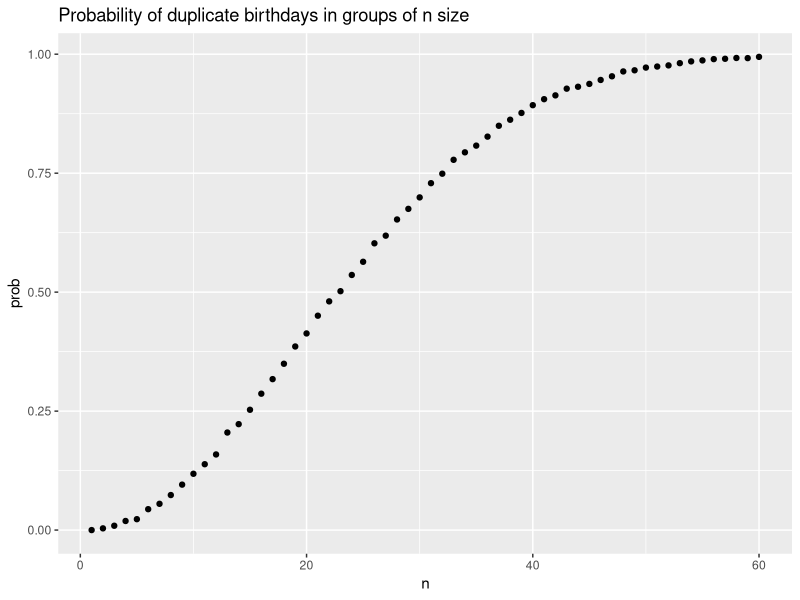
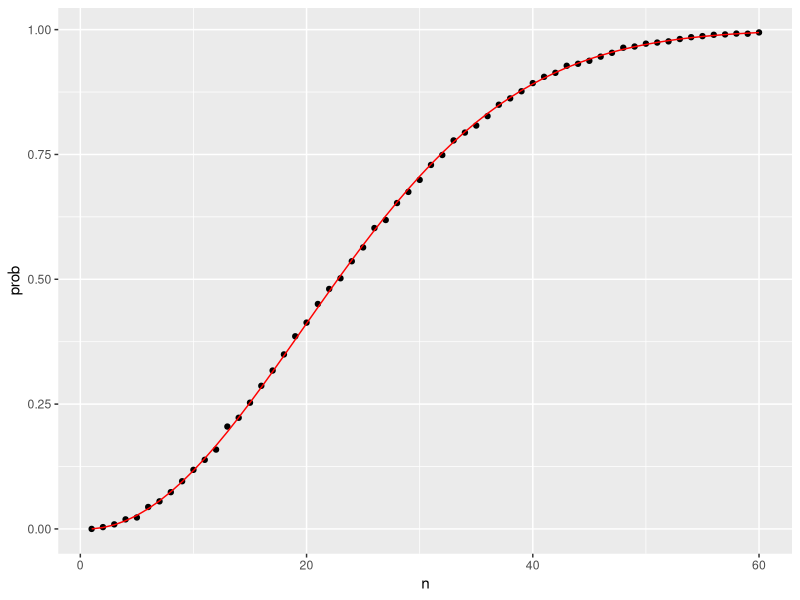
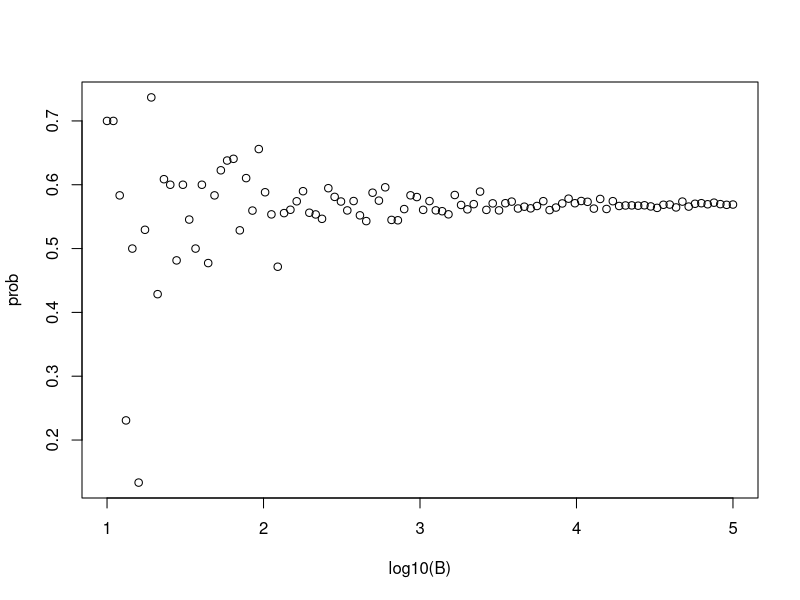
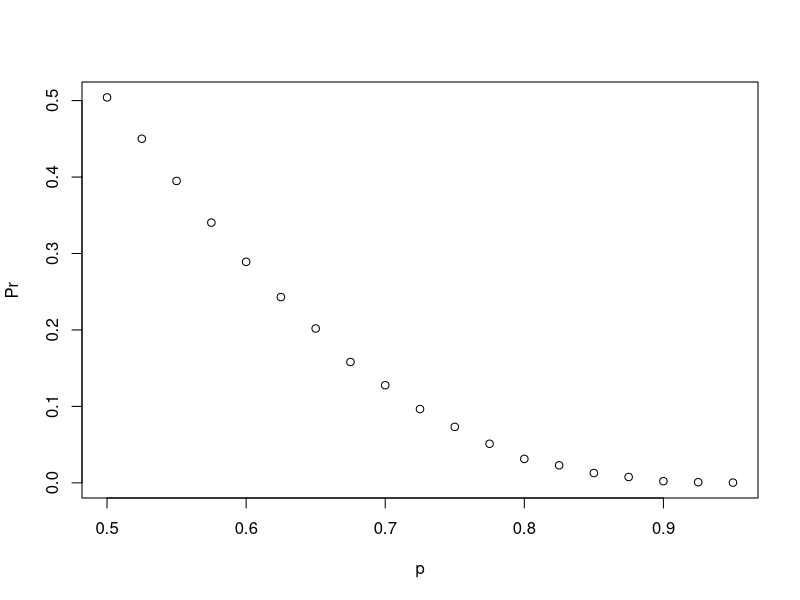
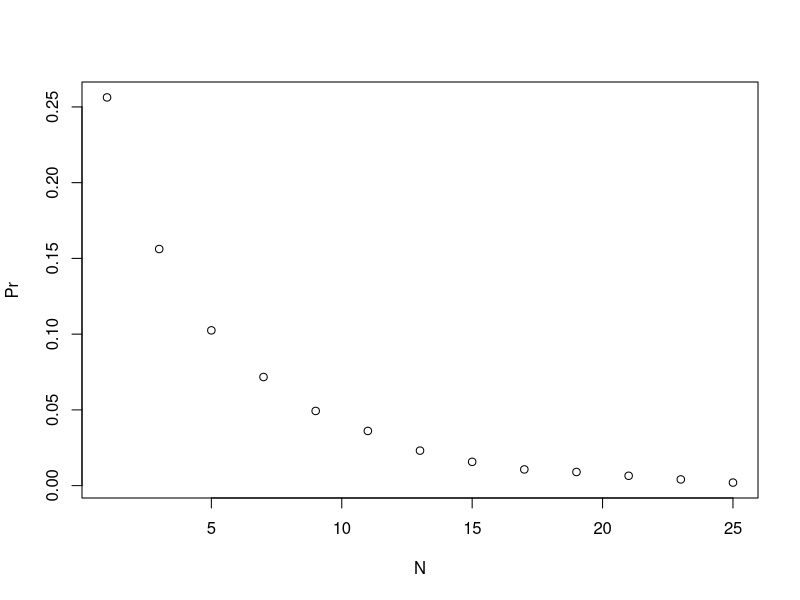

The R source for these figures, in order:
## ---- chunk 1
library(gtools)
library(tidyverse)
## ---- chunk 2
beads <- rep(c("red", "blue"), times = c(2, 3))
beads

sample(beads, 1)
## ---- chunk 3
# Use replicate() for monte carlo:
B <- 10000
events <- replicate(B, sample(beads, 1))

tab <- table(events)
tab
prop.table(tab)
## ---- chunk 4
# normally without replacement
sample(beads, 5)
sample(beads, 5)
sample(beads, 5)

# with replacement:
events <- sample(beads, B, replace = T)
prop.table(table(events))
## ---- chunk 5
number <- "Three"
suit <- "Hearts"
paste(number, suit)

paste(letters[1:5], as.character(1:5))
## ---- chunk 6
# expand.grid gives us combinations of two vectors:
expand.grid(pants = c("blue", "black"), shirt = c("white", "grey", "plaid"))

suits <- c("Diamonds", "Clubs", "Hearts", "Spades")
numbers <- c("Ace", "Deuce", "Three", "Four", "Five", "Six", "Seven", "Eight", "Nine", "Ten", "Jack", "Queen", "King")
deck <- expand.grid(number = numbers, suit = suits)
deck <- paste(deck$number, deck$suit)

# Probability of pulling a king?
kings <- paste("King", suits)
mean(deck %in% kings)


## ---- chunk 7
# Probability of pulling a king after already pulling a king?


permutations(3, 2) # <------ all the ways we can choose 2 numbers from the list "1, 2, 3"

all_phone_numbers <- permutations(10, 7, v = 0:9) # <--- 10 possible numbers, only choose a vector of 1-9

n <- nrow(all_phone_numbers)

index <- sample(n, 5)

all_phone_numbers[index,] # <---- five random seven digit phone numbers from all possible phone numbers( w/o repeats)
## ---- chunk 8

hands <- permutations(52, 2, v = deck) # <---- all possible combos of 2 card draws

first_card <- hands[,1] # <----- grabs first column
second_card <- hands[,2] # <----- grabs second column

kings <- paste("King", suits)
sum(first_card %in% kings) # <---- how many first cards are kings?

sum(first_card %in% kings & second_card %in% kings) / 
  sum(first_card %in% kings) # <----- conditional probability: what fraction of the 204 also have a king in the second card?

# In R, this is the same as:
mean(first_card %in% kings & second_card %in% kings) / 
  mean(first_card %in% kings)
## ---- chunk 9
# What if the order does not matter? <-- combinations
combinations(3, 2)

# Probability of a 'natural 21'
aces <- paste("Ace", suits)

facecard <- c("King", "Queen", "Jack", "Ten")
facecard <- expand.grid(number = facecard, suit = suits)
facecard <- paste(facecard$number, facecard$suit)

# How often do we get aces and a facecard?
hands <- combinations(52, 2, v = deck)
mean(hands[,1] %in% aces & hands[,2] %in% facecard)

# Monte Carlo simulation of same probability calculation:
B <- 10000

results <- replicate(B, { # <--- function as replicate() arg
  hand <- sample(deck, 2)
  (hand[1] %in% aces & hand[2] %in% facecard) |
    (hand[2] %in% aces & hand[1] %in% facecard)
})
mean(results)

# can also seperate function out...
blackjack <- function() {
   hand <- sample(deck, 2)
  (hand[1] %in% aces & hand[2] %in% facecard) | 
    (hand[2] %in% aces & hand[1] %in% facecard)
}

results <- replicate(B, blackjack())
mean(results)

## ---- chunk 10
n <- 50
bdays <- sample(1:365, n, replace = T)
## ---- chunk 11
# to check if two people with same birthday, can use duplicated() function
duplicated(c(1, 2, 3, 1, 4, 3, 5))

any(duplicated(bdays)) # <------ at least two people have same bday
## ---- chunk 12
# to estimate probability...
B <- 10000
same_birthday <- function(n){
  bdays <- sample(1:365, n, replace = T)
  any(duplicated(bdays))
}
results <- replicate(B, same_birthday(50))
mean(results)
## ---- chunk 13
# At what group size do the chances become greater than 50%? 75%?

# Create a look-up table; create function to compute this for any group size:
compute_prob <- function(n, B = 10000){
  results <- replicate(B, same_birthday(n))
  mean(results)
}

# Use sapply to perform element-wise operations on any function
n <- seq(1, 60)
prob <- sapply(n, compute_prob)

# plot the probability dist:
library(tidyverse)

qplot(n, prob) +
  labs(
    title = "Probability of duplicate birthdays in groups of n size"
  )
## ---- chunk 14
# Exact probability:

exact_prob <- function(n){
  prob_unique <- seq(365, 365 - n + 1)/365 # <------- prob of no shared bdays
  1 - prod(prob_unique) # <---- prob of shared bdays = 1 - prob of no shared bdays
}
eprob <- sapply(n, exact_prob)

qplot(n, prob) + 
  geom_line(aes(n, eprob), col = "red")
## ---- chunk 15
# How many monte carlos are enough?

# Check for ~stability~ of estimate:
B <- 10^seq(1, 5, len = 100)
compute_prob <- function(B, n = 25){
  same_day <- replicate(B, same_birthday(n))
  mean(same_day)
}
prob <- sapply(B, compute_prob)
plot(log10(B), prob)

# When B is large enough to show stabilization, we know we have enough simulations
## ---- chunk 16
# Exercises

# 1

cyan <- 3
magenta <- 5
yellow <- 7

# Assign the variable 'p_yellow' as the probability that a yellow ball is drawn from the box.
p_yellow <- mean((rep(c("cyan", "magenta", "yellow"), times = c(3, 5, 7)) == "yellow"))

p_yellow <- yellow / (cyan + magenta + yellow)
# Using the variable 'p_yellow', calculate the probability of drawing a yellow ball on the sixth draw. Print this value to the console.
## ---- chunk 17
# Simulate sticking to same door
B <- 10000

stick <- replicate(B, {
	doors <- as.character(1:3)
	prize <- sample(c("car","goat","goat"))    # Assigns a prize to a door
	prize_door <- doors[prize == "car"]    # note which door has prize
	my_pick  <- sample(doors, 1)    # note which door is chosen
	show <- sample(doors[!doors %in% c(my_pick, prize_door)],1)    # open door with no prize that isn't chosen
	stick <- my_pick    # stick with original door
	stick == prize_door    # test whether the original door has the prize
})
mean(stick)    # probability of choosing prize door when sticking
## ---- chunk 18
# Simulate switching doors
switch <- replicate(B, {
	doors <- as.character(1:3)
	prize <- sample(c("car","goat","goat"))    # puts prizes in random order
	prize_door <- doors[prize == "car"]    # note which door has prize
	my_pick  <- sample(doors, 1)    # note which door is chosen first
	show <- sample(doors[!doors %in% c(my_pick, prize_door)], 1)    # open door with no prize that isn't chosen
	switch <- doors[!doors%in%c(my_pick, show)]    # switch to the door that wasn't chosen first or opened
	switch == prize_door    # test whether the switched door has the prize
})
mean(switch)    # probability of choosing prize door when switching
## ---- chunk 19
### Datacamp Exercise

# Assign a variable 'n' as the number of remaining games.
n <- 6

# Assign a variable `outcomes` as a vector of possible game outcomes, where 0 indicates a loss and 1 indicates a win for the Cavs.
outcomes <- c(0,1)

# Assign a variable `l` to a list of all possible outcomes in all remaining games. Use the `rep` function on `list(outcomes)` to create list of length `n`. 
l <- rep(list(outcomes), n)

# Create a data frame named 'possibilities' that contains all combinations of possible outcomes for the remaining games.
possibilities <- expand.grid(l)

# Create a vector named 'results' that indicates whether each row in the data frame 'possibilities' contains enough wins for the Cavs to win the series.
results <- rowSums(possibilities)>=4

# Calculate the proportion of 'results' in which the Cavs win the series. Print the outcome to the console.
mean(results)
## ---- chunk 20
# This line of example code simulates four independent random games where the Celtics either lose or win. Copy this example code to use within the `replicate` function.
simulated_games <- sample(c("lose","win"), 4, replace = TRUE, prob = c(0.6, 0.4))

# The variable 'B' specifies the number of times we want the simulation to run. Let's run the Monte Carlo simulation 10,000 times.
B <- 10000

# Use the `set.seed` function to make sure your answer matches the expected result after random sampling.
set.seed(1)

# Create an object called `celtic_wins` that replicates two steps for B iterations: (1) generating a random four-game series `simulated_games` using the example code, then (2) determining whether the simulated series contains at least one win for the Celtics.
celtic_wins <- replicate(B, {
simulated_games <- sample(c("lose","win"), 4, replace = TRUE, prob = c(0.6, 0.4))
any(simulated_games == "win")
}
)
## ---- chunk 21
# Let's assign the variable 'p' as the vector of probabilities that team A will win.
p <- seq(0.5, 0.95, 0.025)

# Given a value 'p', the probability of winning the series for the underdog team B can be computed with the following function based on a Monte Carlo simulation:
prob_win <- function(p){
  B <- 10000
  result <- replicate(B, {
    b_win <- sample(c(1,0), 7, replace = TRUE, prob = c(1-p, p))
    sum(b_win)>=4
    })
  mean(result)
}

# Apply the 'prob_win' function across the vector of probabilities that team A will win to determine the probability that team B will win. Call this object 'Pr'.
Pr <- sapply(p, prob_win)

# Plot the probability 'p' on the x-axis and 'Pr' on the y-axis.
plot(p, Pr)
## ---- chunk 22
# Given a value 'p', the probability of winning the series for the underdog team B can be computed with the following function based on a Monte Carlo simulation:
prob_win <- function(N, p=0.75){
      B <- 10000
      result <- replicate(B, {
        b_win <- sample(c(1,0), N, replace = TRUE, prob = c(1-p, p))
        sum(b_win)>=(N+1)/2
        })
      mean(result)
    }

# Assign the variable 'N' as the vector of series lengths. Use only odd numbers ranging from 1 to 25 games.
N <- seq(1, 25, 2)

# Apply the 'prob_win' function across the vector of series lengths to determine the probability that team B will win. Call this object `Pr`.
Pr <- sapply(N, prob_win)

# Plot the number of games in the series 'N' on the x-axis and 'Pr' on the y-axis.
plot(N, Pr)
## ---- chunk 23
# Assessment

# Monte carlo
runners <- c("Jamaica", "Jamaica", "Jamaica", "USA", "Ecuador", "Netherlands", "France", "South Africa")
B <- 10000
set.seed(1)
results <- replicate(B, {
  outcomes <- sample(runners, 3)
  numeric <- outcomes == "Jamaica"
  sum(numeric) == 3
})
mean(results)

## ---- chunk 24
# Function to calculate the number of meal combinations
compute_meals <- function(num_sides) {
  entree_combinations <- 6
  side_combinations <- nrow(combinations(num_sides, 2))  # Calculate combinations for 2 sides
  drink_combinations <- 3
  
  total_combinations <- entree_combinations * side_combinations * drink_combinations
  return(total_combinations)
}

# Apply the function to side counts ranging from 2 to 12
side_options <- 2:12
meal_combinations <- sapply(side_options, compute_meals)

# Find the minimum number of side options required to exceed 365 combinations
min_sides_required <- min(side_options[meal_combinations > 365])

min_sides_required
## ---- chunk 25

data(esoph)
nrow(esoph)

esoph |>
  distinct(tobgp)

all_cases <- sum(esoph$ncases)

all_controls <- sum(esoph$ncontrols)

esoph |>
  filter(alcgp == "120+") |>
  summarize(n = n(),
            cases = sum(ncases),
            prop = cases / n)

high_alc_group <- esoph %>% filter(alcgp == "120+")


# Calculate the total number of cancer cases in the highest alcohol consumption group
total_cases_high_alc <- sum(high_alc_group$ncases)

# Calculate the total number of subjects (cases + controls) in the highest alcohol consumption group
total_subjects_high_alc <- sum(high_alc_group$ncases + high_alc_group$ncontrols)

# Calculate the probability of being a cancer case in the highest alcohol consumption group
probability_case_high_alc <- total_cases_high_alc / total_subjects_high_alc


low_alc_group <- esoph %>% filter(alcgp == "0-39g/day")

# Calculate the total number of cancer cases in the lowest alcohol consumption group
total_cases_low_alc <- sum(low_alc_group$ncases)

# Calculate the total number of subjects (cases + controls) in the lowest alcohol consumption group
total_subjects_low_alc <- sum(low_alc_group$ncases + low_alc_group$ncontrols)

# Calculate the probability of being a cancer case in the lowest alcohol consumption group
probability_case_low_alc <- total_cases_low_alc / total_subjects_low_alc


high_tobacco_group <- esoph %>% filter(tobgp %in% c("10-19g/day", "20-29g/day", "30+"))

# Calculate the total number of cancer cases in the "10g or more" tobacco group
total_cases_high_tobacco <- sum(high_tobacco_group$ncases)

# Calculate the total number of cancer cases in the entire dataset
total_cases <- sum(esoph$ncases)

# Calculate the probability that a person who is a case smokes 10g or more per day
probability_high_tobacco_given_case <- total_cases_high_tobacco / total_cases

# Display the result
probability_high_tobacco_given_case

nrow(high_tobacco_group)
nrow(esoph)

esoph |>
  filter(tobgp != "0-9g/day") |>
  summarize(cases = sum(ncontrols))
  
esoph |>
  summarize(cases = sum(ncontrols))

# Filter the dataset for the highest alcohol consumption group
high_alc_group <- esoph %>% filter(alcgp == "120+")

# Calculate the total number of cancer cases in the highest alcohol consumption group
total_cases_high_alc <- sum(high_alc_group$ncases)

# Calculate the total number of cancer cases in the entire dataset
total_cases <- sum(esoph$ncases)

# Calculate the probability that a person who is a case is in the highest alcohol consumption group
probability_high_alc_given_case <- total_cases_high_alc / total_cases



high_tobacco_group <- esoph %>% filter(tobgp == "30+")

# Calculate the total number of cancer cases in the highest tobacco consumption group
total_cases_high_tobacco <- sum(high_tobacco_group$ncases)

# Calculate the total number of cancer cases in the entire dataset
total_cases <- sum(esoph$ncases)

# Calculate the probability that a person who is a case is in the highest tobacco consumption group
probability_high_tobacco_given_case <- total_cases_high_tobacco / total_cases


high_alc_and_tobacco_group <- esoph %>% filter(alcgp == "120+", tobgp == "30+")

# Calculate the total number of cancer cases in this combined group
total_cases_high_alc_and_tobacco <- sum(high_alc_and_tobacco_group$ncases)

# Calculate the total number of cancer cases in the entire dataset
total_cases <- sum(esoph$ncases)

# Calculate the probability that a person who is a case is in both the highest alcohol and tobacco consumption groups
probability_high_alc_and_tobacco_given_case <- total_cases_high_alc_and_tobacco / total_cases


# Filter the dataset for cases in the highest alcohol group or the highest tobacco group
high_alc_or_tobacco_group <- esoph %>% filter(alcgp == "120+" | tobgp == "30+")

# Calculate the total number of cancer cases in these groups
total_cases_high_alc_or_tobacco <- sum(high_alc_or_tobacco_group$ncases)

# Calculate the total number of cancer cases in the entire dataset
total_cases <- sum(esoph$ncases)

# Calculate the probability that a person who is a case is in either the highest alcohol or tobacco group
probability_high_alc_or_tobacco_given_case <- total_cases_high_alc_or_tobacco / total_cases


# Filter the dataset for the highest alcohol consumption group and controls
high_alc_controls_group <- esoph %>% filter(alcgp == "120+")

# Calculate the total number of controls in the highest alcohol consumption group
total_controls_high_alc <- sum(high_alc_controls_group$ncontrols)

# Calculate the total number of controls in the entire dataset
total_controls <- sum(esoph$ncontrols)

# Calculate the probability that a person who is a control is in the highest alcohol consumption group
probability_high_alc_given_control <- total_controls_high_alc / total_controls


high_alc_group <- esoph %>% filter(alcgp == "120+")

# Calculate the total number of cancer cases in the highest alcohol consumption group
total_cases_high_alc <- sum(high_alc_group$ncases)

# Calculate the total number of cancer cases in the entire dataset
total_cases <- sum(esoph$ncases)

# Calculate the probability that a person who is a case is in the highest alcohol consumption group
probability_case_high_alc <- total_cases_high_alc / total_cases

# Filter the dataset for the highest alcohol consumption group
high_alc_controls_group <- esoph %>% filter(tobgp == "120+")

# Calculate the total number of controls in the highest alcohol consumption group
total_controls_high_alc <- sum(high_alc_controls_group$ncontrols)

# Calculate the total number of controls in the entire dataset
total_controls <- sum(esoph$ncontrols)

# Calculate the probability that a person who is a control is in the highest alcohol consumption group
probability_control_high_alc <- total_controls_high_alc / total_controls


# Filter the dataset for the highest tobacco consumption group
high_tobacco_controls_group <- esoph %>% filter(tobgp == "30+")

# Calculate the total number of controls in the highest tobacco consumption group
total_controls_high_tobacco <- sum(high_tobacco_controls_group$ncontrols)

# Calculate the total number of controls in the entire dataset
total_controls <- sum(esoph$ncontrols)

# Calculate the probability that a person who is a control is in the highest tobacco consumption group
probability_control_high_tobacco <- total_controls_high_tobacco / total_controls


# Filter the dataset for both highest alcohol and highest tobacco consumption groups, where the person is a control
high_alc_and_tobacco_controls_group <- esoph %>% filter(alcgp == "120+", tobgp == "30+")

# Calculate the total number of controls in this combined group
total_controls_high_alc_and_tobacco <- sum(high_alc_and_tobacco_controls_group$ncontrols)

# Calculate the total number of controls in the entire dataset
total_controls <- sum(esoph$ncontrols)

# Calculate the probability that a person who is a control is in both the highest alcohol and highest tobacco consumption groups
probability_control_high_alc_and_tobacco <- total_controls_high_alc_and_tobacco / total_controls


high_alc_or_tobacco_group <- esoph %>% filter(alcgp == "120+" | tobgp == "30+")

# Calculate the total number of cancer cases and controls in the combined group
cases_high_alc_or_tobacco <- sum(high_alc_or_tobacco_group$ncases)
controls_high_alc_or_tobacco <- sum(high_alc_or_tobacco_group$ncontrols)

# Calculate the total number of cancer cases and controls in the entire dataset
total_cases <- sum(esoph$ncases)
total_controls <- sum(esoph$ncontrols)

# Calculate the probability of being in the highest alcohol or tobacco group for cases and controls
probability_case_high_alc_or_tobacco <- cases_high_alc_or_tobacco / total_cases
probability_control_high_alc_or_tobacco <- controls_high_alc_or_tobacco / total_controls

# Calculate how many times more likely cases are to be in the highest alcohol or tobacco group compared to controls
likelihood_ratio <- probability_case_high_alc_or_tobacco / probability_control_high_alc_or_tobacco


high_alc_or_tobacco_controls_group <- esoph %>% filter(alcgp == "120+" | tobgp == "30+")

# Calculate the total number of controls in this combined group
total_controls_high_alc_or_tobacco <- sum(high_alc_or_tobacco_controls_group$ncontrols)

# Calculate the total number of controls in the entire dataset
total_controls <- sum(esoph$ncontrols)

# Calculate the probability that a person who is a control is in either the highest alcohol or tobacco consumption group
probability_control_high_alc_or_tobacco <- total_controls_high_alc_or_tobacco / total_controls


